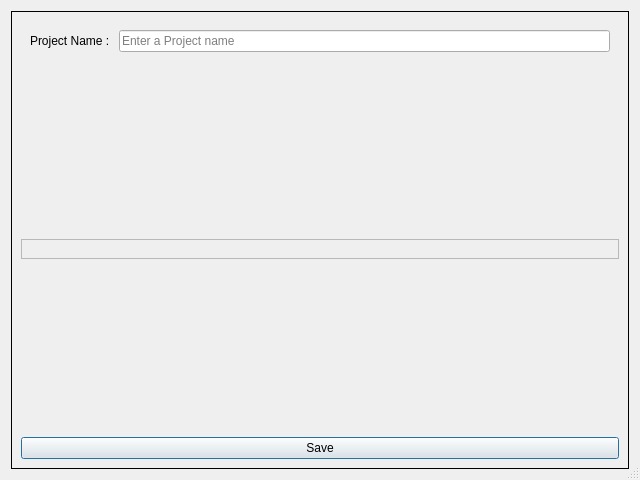
<?xml version="1.0" encoding="UTF-8"?>
<ui version="4.0">
 <class>createNewProjectDialog</class>
 <widget class="QDialog" name="createNewProjectDialog">
  <property name="geometry">
   <rect>
    <x>0</x>
    <y>0</y>
    <width>640</width>
    <height>480</height>
   </rect>
  </property>
  <property name="windowTitle">
   <string>Create Project</string>
  </property>
  <property name="sizeGripEnabled">
   <bool>true</bool>
  </property>
  <property name="modal">
   <bool>true</bool>
  </property>
  <layout class="QVBoxLayout" name="verticalLayout">
   <item>
    <widget class="QFrame" name="frame">
     <property name="frameShape">
      <enum>QFrame::Panel</enum>
     </property>
     <property name="frameShadow">
      <enum>QFrame::Plain</enum>
     </property>
     <property name="lineWidth">
      <number>1</number>
     </property>
     <layout class="QVBoxLayout" name="verticalLayout_2">
      <item>
       <widget class="QWidget" name="widget" native="true">
        <layout class="QHBoxLayout" name="horizontalLayout">
         <item>
          <widget class="QLabel" name="projectNameLabel">
           <property name="text">
            <string>Project Name : </string>
           </property>
          </widget>
         </item>
         <item>
          <widget class="QLineEdit" name="projectNameInput">
           <property name="placeholderText">
            <string>Enter a Project name</string>
           </property>
          </widget>
         </item>
        </layout>
       </widget>
      </item>
      <item>
       <spacer name="verticalSpacer_2">
        <property name="orientation">
         <enum>Qt::Vertical</enum>
        </property>
        <property name="sizeHint" stdset="0">
         <size>
          <width>20</width>
          <height>189</height>
         </size>
        </property>
       </spacer>
      </item>
      <item>
       <widget class="QFrame" name="settingsContainer">
        <property name="frameShape">
         <enum>QFrame::StyledPanel</enum>
        </property>
        <property name="frameShadow">
         <enum>QFrame::Raised</enum>
        </property>
        <layout class="QVBoxLayout" name="verticalLayout_3"/>
       </widget>
      </item>
      <item>
       <spacer name="verticalSpacer">
        <property name="orientation">
         <enum>Qt::Vertical</enum>
        </property>
        <property name="sizeHint" stdset="0">
         <size>
          <width>20</width>
          <height>188</height>
         </size>
        </property>
       </spacer>
      </item>
      <item>
       <widget class="QPushButton" name="saveButton">
        <property name="text">
         <string>Save</string>
        </property>
       </widget>
      </item>
     </layout>
    </widget>
   </item>
  </layout>
 </widget>
 <resources/>
 <connections/>
</ui>
